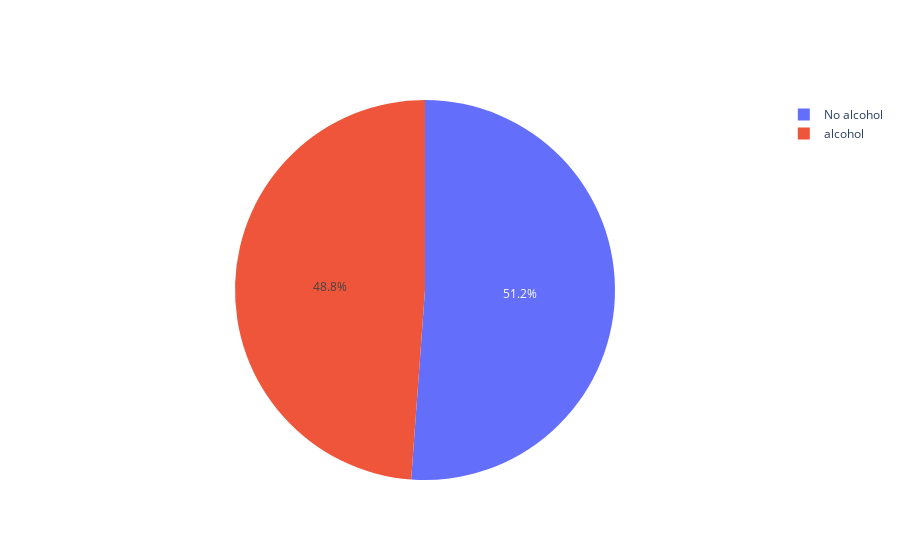

Write notebook code for a chart like this one.
### Code cell
x = np.array(cardio_data_bmi["alco"]).reshape(-1,1)

x_train, x_test, Y_train, Y_test = train_test_split(x, Y, test_size=0.25)

logreg = LogisticRegression()
logreg.fit(x_train, Y_train)

def logit2prob(logreg, X):
    log_odds = logreg.coef_ * x + logreg.intercept_
    odds = np.exp(log_odds)
    probability = odds / (1 + odds)
    return(probability)
probability_cardio = logit2prob(logreg, x).tolist()
probability_cardio_list = []
for z in range(len(probability_cardio)):
    probability_cardio_list.append(probability_cardio[z][0])
labels = ['No alcohol', 'alcohol']
values = set(probability_cardio_list)
values = list(values)
print(values)
fig = go.Figure(data=[go.Pie(labels=labels, values=values)])
fig.show()

### Figure 1 — Plotly figure (JSON) as saved in the notebook; plotly's stock layout.template omitted (floating-point values rounded to 4 significant figures)
{"data": [{"labels": ["No alcohol", "alcohol"], "type": "pie", "values": [0.4945, 0.4721]}], "layout": {}}
